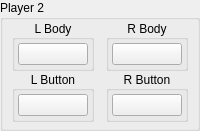
                                      <widget class="QGroupBox" name="player2Group">
                                        <property name="title">
                                          <string>Player 2</string>
                                        </property>
                                        <layout class="QHBoxLayout" name="horizontalLayout_14">
                                          <property name="spacing">
                                            <number>6</number>
                                          </property>
                                          <property name="leftMargin">
                                            <number>6</number>
                                          </property>
                                          <property name="topMargin">
                                            <number>0</number>
                                          </property>
                                          <property name="rightMargin">
                                            <number>6</number>
                                          </property>
                                          <property name="bottomMargin">
                                            <number>6</number>
                                          </property>
                                          <item>
                                            <widget class="QWidget" name="player2LeftJoycon"
                                              native="true">
                                              <layout class="QVBoxLayout"
                                                name="buttonMiscButtonsLeftJoyconVerticalLayout_15">
                                                <property name="spacing">
                                                  <number>0</number>
                                                </property>
                                                <property name="leftMargin">
                                                  <number>0</number>
                                                </property>
                                                <property name="topMargin">
                                                  <number>0</number>
                                                </property>
                                                <property name="rightMargin">
                                                  <number>0</number>
                                                </property>
                                                <property name="bottomMargin">
                                                  <number>0</number>
                                                </property>
                                                <item alignment="Qt::AlignHCenter">
                                                  <widget class="QGroupBox"
                                                    name="player2LeftBodyGroup">
                                                    <property name="title">
                                                      <string>L Body</string>
                                                    </property>
                                                    <property name="alignment">
                                                      <set>Qt::AlignCenter</set>
                                                    </property>
                                                    <layout class="QVBoxLayout"
                                                      name="verticalLayout_70">
                                                      <property name="spacing">
                                                        <number>3</number>
                                                      </property>
                                                      <property name="leftMargin">
                                                        <number>3</number>
                                                      </property>
                                                      <property name="topMargin">
                                                        <number>3</number>
                                                      </property>
                                                      <property name="rightMargin">
                                                        <number>3</number>
                                                      </property>
                                                      <property name="bottomMargin">
                                                        <number>3</number>
                                                      </property>
                                                      <item>
                                                        <widget class="QPushButton"
                                                          name="player2_left_body_button">
                                                          <property name="sizePolicy">
                                                            <sizepolicy hsizetype="Fixed"
                                                              vsizetype="Fixed">
                                                              <horstretch>0</horstretch>
                                                              <verstretch>0</verstretch>
                                                            </sizepolicy>
                                                          </property>
                                                          <property name="minimumSize">
                                                            <size>
                                                              <width>68</width>
                                                              <height>0</height>
                                                            </size>
                                                          </property>
                                                          <property name="maximumSize">
                                                            <size>
                                                              <width>68</width>
                                                              <height>16777215</height>
                                                            </size>
                                                          </property>
                                                          <property name="styleSheet">
                                                            <string notr="true">min-width: 68px;</string>
                                                          </property>
                                                          <property name="text">
                                                            <string />
                                                          </property>
                                                        </widget>
                                                      </item>
                                                    </layout>
                                                  </widget>
                                                </item>
                                                <item alignment="Qt::AlignHCenter">
                                                  <widget class="QGroupBox"
                                                    name="player2LeftButtonsGroup">
                                                    <property name="title">
                                                      <string>L Button</string>
                                                    </property>
                                                    <property name="alignment">
                                                      <set>Qt::AlignCenter</set>
                                                    </property>
                                                    <layout class="QVBoxLayout"
                                                      name="verticalLayout_71">
                                                      <property name="spacing">
                                                        <number>3</number>
                                                      </property>
                                                      <property name="leftMargin">
                                                        <number>3</number>
                                                      </property>
                                                      <property name="topMargin">
                                                        <number>3</number>
                                                      </property>
                                                      <property name="rightMargin">
                                                        <number>3</number>
                                                      </property>
                                                      <property name="bottomMargin">
                                                        <number>3</number>
                                                      </property>
                                                      <item>
                                                        <widget class="QPushButton"
                                                          name="player2_left_buttons_button">
                                                          <property name="sizePolicy">
                                                            <sizepolicy hsizetype="Fixed"
                                                              vsizetype="Fixed">
                                                              <horstretch>0</horstretch>
                                                              <verstretch>0</verstretch>
                                                            </sizepolicy>
                                                          </property>
                                                          <property name="minimumSize">
                                                            <size>
                                                              <width>68</width>
                                                              <height>0</height>
                                                            </size>
                                                          </property>
                                                          <property name="maximumSize">
                                                            <size>
                                                              <width>68</width>
                                                              <height>16777215</height>
                                                            </size>
                                                          </property>
                                                          <property name="styleSheet">
                                                            <string notr="true">min-width: 68px;</string>
                                                          </property>
                                                          <property name="text">
                                                            <string />
                                                          </property>
                                                        </widget>
                                                      </item>
                                                    </layout>
                                                  </widget>
                                                </item>
                                              </layout>
                                            </widget>
                                          </item>
                                          <item>
                                            <widget class="QWidget" name="player2RightJoycon"
                                              native="true">
                                              <layout class="QVBoxLayout"
                                                name="buttonMiscButtonsRightJoyconVerticalLayout_15">
                                                <property name="spacing">
                                                  <number>0</number>
                                                </property>
                                                <property name="leftMargin">
                                                  <number>0</number>
                                                </property>
                                                <property name="topMargin">
                                                  <number>0</number>
                                                </property>
                                                <property name="rightMargin">
                                                  <number>0</number>
                                                </property>
                                                <property name="bottomMargin">
                                                  <number>0</number>
                                                </property>
                                                <item alignment="Qt::AlignHCenter">
                                                  <widget class="QGroupBox"
                                                    name="player2RightBodyGroup">
                                                    <property name="title">
                                                      <string>R Body</string>
                                                    </property>
                                                    <property name="alignment">
                                                      <set>Qt::AlignCenter</set>
                                                    </property>
                                                    <layout class="QVBoxLayout"
                                                      name="verticalLayout_68">
                                                      <property name="spacing">
                                                        <number>3</number>
                                                      </property>
                                                      <property name="leftMargin">
                                                        <number>3</number>
                                                      </property>
                                                      <property name="topMargin">
                                                        <number>3</number>
                                                      </property>
                                                      <property name="rightMargin">
                                                        <number>3</number>
                                                      </property>
                                                      <property name="bottomMargin">
                                                        <number>3</number>
                                                      </property>
                                                      <item>
                                                        <widget class="QPushButton"
                                                          name="player2_right_body_button">
                                                          <property name="sizePolicy">
                                                            <sizepolicy hsizetype="Fixed"
                                                              vsizetype="Fixed">
                                                              <horstretch>0</horstretch>
                                                              <verstretch>0</verstretch>
                                                            </sizepolicy>
                                                          </property>
                                                          <property name="minimumSize">
                                                            <size>
                                                              <width>68</width>
                                                              <height>0</height>
                                                            </size>
                                                          </property>
                                                          <property name="maximumSize">
                                                            <size>
                                                              <width>68</width>
                                                              <height>16777215</height>
                                                            </size>
                                                          </property>
                                                          <property name="styleSheet">
                                                            <string notr="true">min-width: 68px;</string>
                                                          </property>
                                                          <property name="text">
                                                            <string />
                                                          </property>
                                                        </widget>
                                                      </item>
                                                    </layout>
                                                  </widget>
                                                </item>
                                                <item alignment="Qt::AlignHCenter">
                                                  <widget class="QGroupBox"
                                                    name="player2RightButtonsGroup">
                                                    <property name="title">
                                                      <string>R Button</string>
                                                    </property>
                                                    <property name="alignment">
                                                      <set>Qt::AlignCenter</set>
                                                    </property>
                                                    <layout class="QVBoxLayout"
                                                      name="verticalLayout_69">
                                                      <property name="spacing">
                                                        <number>3</number>
                                                      </property>
                                                      <property name="leftMargin">
                                                        <number>3</number>
                                                      </property>
                                                      <property name="topMargin">
                                                        <number>3</number>
                                                      </property>
                                                      <property name="rightMargin">
                                                        <number>3</number>
                                                      </property>
                                                      <property name="bottomMargin">
                                                        <number>3</number>
                                                      </property>
                                                      <item>
                                                        <widget class="QPushButton"
                                                          name="player2_right_buttons_button">
                                                          <property name="sizePolicy">
                                                            <sizepolicy hsizetype="Fixed"
                                                              vsizetype="Fixed">
                                                              <horstretch>0</horstretch>
                                                              <verstretch>0</verstretch>
                                                            </sizepolicy>
                                                          </property>
                                                          <property name="minimumSize">
                                                            <size>
                                                              <width>68</width>
                                                              <height>0</height>
                                                            </size>
                                                          </property>
                                                          <property name="maximumSize">
                                                            <size>
                                                              <width>68</width>
                                                              <height>16777215</height>
                                                            </size>
                                                          </property>
                                                          <property name="styleSheet">
                                                            <string notr="true">min-width: 68px;</string>
                                                          </property>
                                                          <property name="text">
                                                            <string />
                                                          </property>
                                                        </widget>
                                                      </item>
                                                    </layout>
                                                  </widget>
                                                </item>
                                              </layout>
                                            </widget>
                                          </item>
                                        </layout>
                                      </widget>
